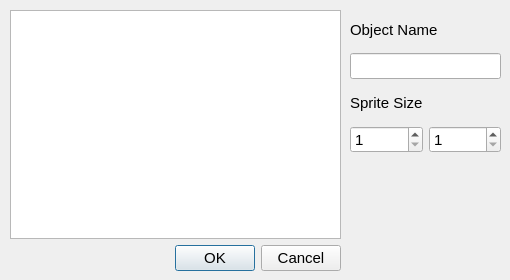
<?xml version="1.0" encoding="UTF-8"?>
<ui version="4.0">
 <class>SpritePropertyEditorDialog</class>
 <widget class="QDialog" name="SpritePropertyEditorDialog">
  <property name="geometry">
   <rect>
    <x>0</x>
    <y>0</y>
    <width>510</width>
    <height>280</height>
   </rect>
  </property>
  <property name="minimumSize">
   <size>
    <width>510</width>
    <height>280</height>
   </size>
  </property>
  <property name="maximumSize">
   <size>
    <width>510</width>
    <height>280</height>
   </size>
  </property>
  <property name="font">
   <font>
    <pointsize>11</pointsize>
   </font>
  </property>
  <property name="mouseTracking">
   <bool>false</bool>
  </property>
  <property name="windowTitle">
   <string>Setup Sprite </string>
  </property>
  <widget class="QWidget" name="">
   <property name="geometry">
    <rect>
     <x>350</x>
     <y>12</y>
     <width>151</width>
     <height>141</height>
    </rect>
   </property>
   <layout class="QVBoxLayout" name="verticalLayout">
    <item>
     <widget class="QLabel" name="label_objectName">
      <property name="text">
       <string>Object Name</string>
      </property>
     </widget>
    </item>
    <item>
     <widget class="QLineEdit" name="input_objectName"/>
    </item>
    <item>
     <widget class="QLabel" name="label_spriteSize">
      <property name="text">
       <string>Sprite Size</string>
      </property>
     </widget>
    </item>
    <item>
     <layout class="QHBoxLayout" name="horizontalLayout">
      <item>
       <widget class="QSpinBox" name="spinBox_width">
        <property name="minimum">
         <number>1</number>
        </property>
        <property name="maximum">
         <number>1000</number>
        </property>
       </widget>
      </item>
      <item>
       <widget class="QSpinBox" name="spinBox_height">
        <property name="minimum">
         <number>1</number>
        </property>
        <property name="maximum">
         <number>1000</number>
        </property>
       </widget>
      </item>
     </layout>
    </item>
   </layout>
  </widget>
  <widget class="QWidget" name="">
   <property name="geometry">
    <rect>
     <x>10</x>
     <y>10</y>
     <width>331</width>
     <height>261</height>
    </rect>
   </property>
   <layout class="QVBoxLayout" name="verticalLayout_2">
    <item>
     <widget class="QGraphicsView" name="graphicsView">
      <property name="mouseTracking">
       <bool>true</bool>
      </property>
     </widget>
    </item>
    <item>
     <widget class="QDialogButtonBox" name="buttonBox">
      <property name="orientation">
       <enum>Qt::Horizontal</enum>
      </property>
      <property name="standardButtons">
       <set>QDialogButtonBox::Cancel|QDialogButtonBox::Ok</set>
      </property>
     </widget>
    </item>
   </layout>
  </widget>
 </widget>
 <resources/>
 <connections>
  <connection>
   <sender>buttonBox</sender>
   <signal>accepted()</signal>
   <receiver>SpritePropertyEditorDialog</receiver>
   <slot>accept()</slot>
   <hints>
    <hint type="sourcelabel">
     <x>248</x>
     <y>254</y>
    </hint>
    <hint type="destinationlabel">
     <x>157</x>
     <y>274</y>
    </hint>
   </hints>
  </connection>
  <connection>
   <sender>buttonBox</sender>
   <signal>rejected()</signal>
   <receiver>SpritePropertyEditorDialog</receiver>
   <slot>reject()</slot>
   <hints>
    <hint type="sourcelabel">
     <x>316</x>
     <y>260</y>
    </hint>
    <hint type="destinationlabel">
     <x>286</x>
     <y>274</y>
    </hint>
   </hints>
  </connection>
 </connections>
</ui>
